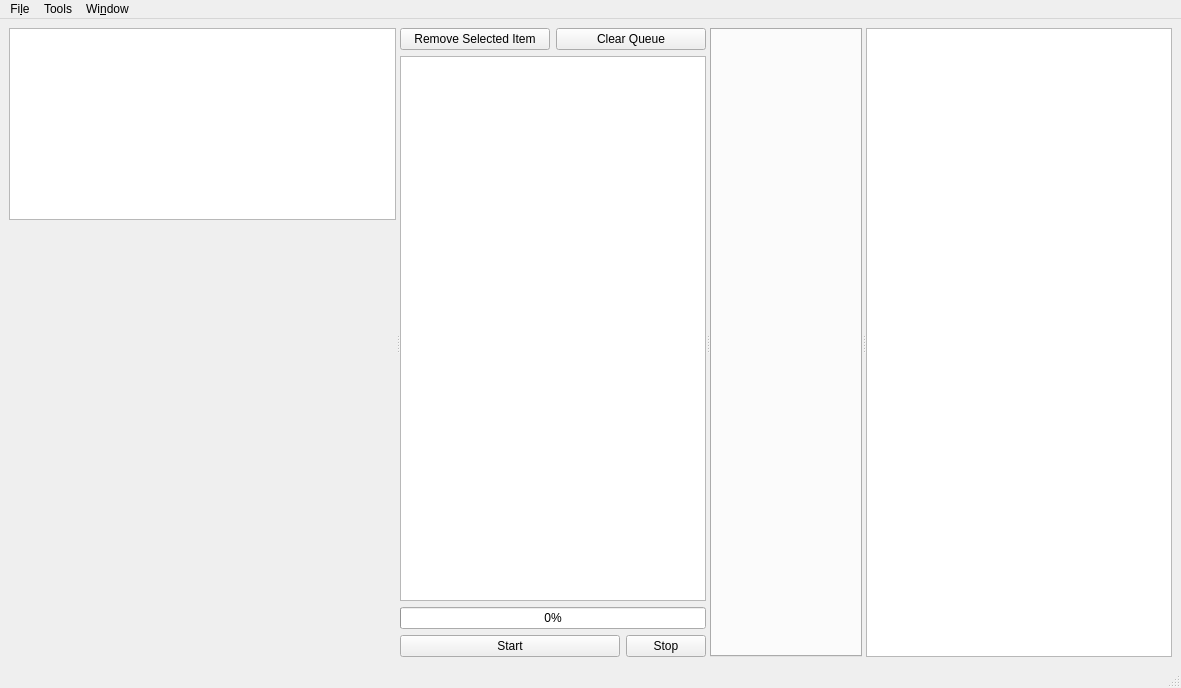
<?xml version="1.0" encoding="UTF-8"?>
<ui version="4.0">
 <class>MainWindow</class>
 <widget class="QMainWindow" name="MainWindow">
  <property name="geometry">
   <rect>
    <x>0</x>
    <y>0</y>
    <width>1181</width>
    <height>688</height>
   </rect>
  </property>
  <property name="windowTitle">
   <string>MainWindow</string>
  </property>
  <widget class="QWidget" name="centralwidget">
   <layout class="QVBoxLayout" name="verticalLayout_5">
    <item>
     <widget class="QSplitter" name="splitter">
      <property name="sizePolicy">
       <sizepolicy hsizetype="Expanding" vsizetype="MinimumExpanding">
        <horstretch>0</horstretch>
        <verstretch>0</verstretch>
       </sizepolicy>
      </property>
      <property name="frameShape">
       <enum>QFrame::NoFrame</enum>
      </property>
      <property name="frameShadow">
       <enum>QFrame::Plain</enum>
      </property>
      <property name="lineWidth">
       <number>5</number>
      </property>
      <property name="orientation">
       <enum>Qt::Horizontal</enum>
      </property>
      <property name="opaqueResize">
       <bool>true</bool>
      </property>
      <property name="handleWidth">
       <number>4</number>
      </property>
      <property name="childrenCollapsible">
       <bool>false</bool>
      </property>
      <widget class="QWidget" name="wToolbox" native="true">
       <layout class="QVBoxLayout" name="verticalLayout_3">
        <property name="sizeConstraint">
         <enum>QLayout::SetDefaultConstraint</enum>
        </property>
        <item>
         <widget class="QListView" name="uiToolList">
          <property name="sizePolicy">
           <sizepolicy hsizetype="Preferred" vsizetype="Minimum">
            <horstretch>0</horstretch>
            <verstretch>0</verstretch>
           </sizepolicy>
          </property>
          <property name="dragEnabled">
           <bool>true</bool>
          </property>
          <property name="dragDropMode">
           <enum>QAbstractItemView::DragOnly</enum>
          </property>
         </widget>
        </item>
        <item>
         <spacer name="verticalSpacer_2">
          <property name="orientation">
           <enum>Qt::Vertical</enum>
          </property>
          <property name="sizeType">
           <enum>QSizePolicy::Fixed</enum>
          </property>
          <property name="sizeHint" stdset="0">
           <size>
            <width>324</width>
            <height>2</height>
           </size>
          </property>
         </spacer>
        </item>
        <item>
         <spacer name="verticalSpacer">
          <property name="orientation">
           <enum>Qt::Vertical</enum>
          </property>
          <property name="sizeHint" stdset="0">
           <size>
            <width>20</width>
            <height>40</height>
           </size>
          </property>
         </spacer>
        </item>
       </layout>
      </widget>
      <widget class="QWidget" name="wQueue" native="true">
       <layout class="QVBoxLayout" name="verticalLayout_2">
        <item>
         <layout class="QHBoxLayout" name="horizontalLayout_3">
          <item>
           <widget class="QPushButton" name="bQueueRemoveItem">
            <property name="sizePolicy">
             <sizepolicy hsizetype="Preferred" vsizetype="Fixed">
              <horstretch>0</horstretch>
              <verstretch>0</verstretch>
             </sizepolicy>
            </property>
            <property name="text">
             <string>Remove Selected Item</string>
            </property>
           </widget>
          </item>
          <item>
           <widget class="QPushButton" name="bClearAll">
            <property name="sizePolicy">
             <sizepolicy hsizetype="Preferred" vsizetype="Fixed">
              <horstretch>0</horstretch>
              <verstretch>0</verstretch>
             </sizepolicy>
            </property>
            <property name="text">
             <string>Clear Queue</string>
            </property>
           </widget>
          </item>
         </layout>
        </item>
        <item>
         <widget class="QTreeView" name="treeView">
          <property name="sizePolicy">
           <sizepolicy hsizetype="Expanding" vsizetype="MinimumExpanding">
            <horstretch>0</horstretch>
            <verstretch>0</verstretch>
           </sizepolicy>
          </property>
          <property name="editTriggers">
           <set>QAbstractItemView::DoubleClicked</set>
          </property>
          <property name="dragEnabled">
           <bool>true</bool>
          </property>
          <property name="dragDropMode">
           <enum>QAbstractItemView::DragDrop</enum>
          </property>
          <property name="defaultDropAction">
           <enum>Qt::MoveAction</enum>
          </property>
          <property name="alternatingRowColors">
           <bool>true</bool>
          </property>
          <property name="rootIsDecorated">
           <bool>true</bool>
          </property>
          <property name="uniformRowHeights">
           <bool>false</bool>
          </property>
          <property name="sortingEnabled">
           <bool>false</bool>
          </property>
          <attribute name="headerVisible">
           <bool>true</bool>
          </attribute>
          <attribute name="headerCascadingSectionResizes">
           <bool>true</bool>
          </attribute>
          <attribute name="headerStretchLastSection">
           <bool>true</bool>
          </attribute>
         </widget>
        </item>
        <item>
         <widget class="QProgressBar" name="queueProgress">
          <property name="value">
           <number>0</number>
          </property>
          <property name="alignment">
           <set>Qt::AlignCenter</set>
          </property>
          <property name="format">
           <string>%p%</string>
          </property>
         </widget>
        </item>
        <item>
         <layout class="QHBoxLayout" name="horizontalLayout_2">
          <item>
           <widget class="QPushButton" name="bExecute">
            <property name="sizePolicy">
             <sizepolicy hsizetype="Expanding" vsizetype="Fixed">
              <horstretch>0</horstretch>
              <verstretch>0</verstretch>
             </sizepolicy>
            </property>
            <property name="text">
             <string>Start</string>
            </property>
           </widget>
          </item>
          <item>
           <widget class="QPushButton" name="pushButton">
            <property name="text">
             <string>Stop</string>
            </property>
           </widget>
          </item>
         </layout>
        </item>
       </layout>
      </widget>
      <widget class="QWidget" name="layoutWidget">
       <layout class="QVBoxLayout" name="verticalLayout">
        <item>
         <widget class="QTabWidget" name="uiTabs">
          <property name="sizePolicy">
           <sizepolicy hsizetype="MinimumExpanding" vsizetype="MinimumExpanding">
            <horstretch>0</horstretch>
            <verstretch>0</verstretch>
           </sizepolicy>
          </property>
          <property name="currentIndex">
           <number>-1</number>
          </property>
          <property name="tabsClosable">
           <bool>true</bool>
          </property>
          <property name="movable">
           <bool>false</bool>
          </property>
         </widget>
        </item>
       </layout>
      </widget>
      <widget class="QWidget" name="layoutWidget">
       <layout class="QVBoxLayout" name="verticalLayout_4">
        <item>
         <widget class="QListView" name="listView">
          <property name="sizePolicy">
           <sizepolicy hsizetype="Preferred" vsizetype="Minimum">
            <horstretch>0</horstretch>
            <verstretch>0</verstretch>
           </sizepolicy>
          </property>
          <property name="showDropIndicator" stdset="0">
           <bool>false</bool>
          </property>
          <property name="dragEnabled">
           <bool>false</bool>
          </property>
          <property name="dragDropOverwriteMode">
           <bool>false</bool>
          </property>
          <property name="dragDropMode">
           <enum>QAbstractItemView::NoDragDrop</enum>
          </property>
          <property name="alternatingRowColors">
           <bool>true</bool>
          </property>
         </widget>
        </item>
       </layout>
      </widget>
     </widget>
    </item>
   </layout>
  </widget>
  <widget class="QMenuBar" name="menubar">
   <property name="geometry">
    <rect>
     <x>0</x>
     <y>0</y>
     <width>1181</width>
     <height>19</height>
    </rect>
   </property>
   <widget class="QMenu" name="menuFile">
    <property name="title">
     <string>Fi&amp;le</string>
    </property>
    <addaction name="actionQuit"/>
   </widget>
   <widget class="QMenu" name="menuTools">
    <property name="title">
     <string>Tools</string>
    </property>
    <addaction name="actionLogging_Monitor"/>
   </widget>
   <widget class="QMenu" name="menuWindow">
    <property name="title">
     <string>Wi&amp;ndow</string>
    </property>
    <widget class="QMenu" name="menuView">
     <property name="title">
      <string>&amp;View</string>
     </property>
     <addaction name="actionToolbox"/>
     <addaction name="actionQueue"/>
    </widget>
    <addaction name="menuView"/>
   </widget>
   <addaction name="menuFile"/>
   <addaction name="menuTools"/>
   <addaction name="menuWindow"/>
  </widget>
  <widget class="QStatusBar" name="uiStatus"/>
  <action name="actionQuit">
   <property name="text">
    <string>&amp;Exit</string>
   </property>
  </action>
  <action name="actionLogging_Monitor">
   <property name="text">
    <string>&amp;Logging Monitor</string>
   </property>
  </action>
  <action name="actionToolbox">
   <property name="checkable">
    <bool>true</bool>
   </property>
   <property name="text">
    <string>&amp;Toolbox</string>
   </property>
  </action>
  <action name="actionQueue">
   <property name="checkable">
    <bool>true</bool>
   </property>
   <property name="text">
    <string>&amp;Queue</string>
   </property>
  </action>
 </widget>
 <resources/>
 <connections>
  <connection>
   <sender>actionQuit</sender>
   <signal>triggered()</signal>
   <receiver>MainWindow</receiver>
   <slot>close()</slot>
   <hints>
    <hint type="sourcelabel">
     <x>-1</x>
     <y>-1</y>
    </hint>
    <hint type="destinationlabel">
     <x>399</x>
     <y>299</y>
    </hint>
   </hints>
  </connection>
  <connection>
   <sender>actionQueue</sender>
   <signal>toggled(bool)</signal>
   <receiver>wQueue</receiver>
   <slot>setVisible(bool)</slot>
   <hints>
    <hint type="sourcelabel">
     <x>-1</x>
     <y>-1</y>
    </hint>
    <hint type="destinationlabel">
     <x>555</x>
     <y>342</y>
    </hint>
   </hints>
  </connection>
  <connection>
   <sender>actionToolbox</sender>
   <signal>triggered(bool)</signal>
   <receiver>wToolbox</receiver>
   <slot>setVisible(bool)</slot>
   <hints>
    <hint type="sourcelabel">
     <x>-1</x>
     <y>-1</y>
    </hint>
    <hint type="destinationlabel">
     <x>194</x>
     <y>342</y>
    </hint>
   </hints>
  </connection>
 </connections>
</ui>
